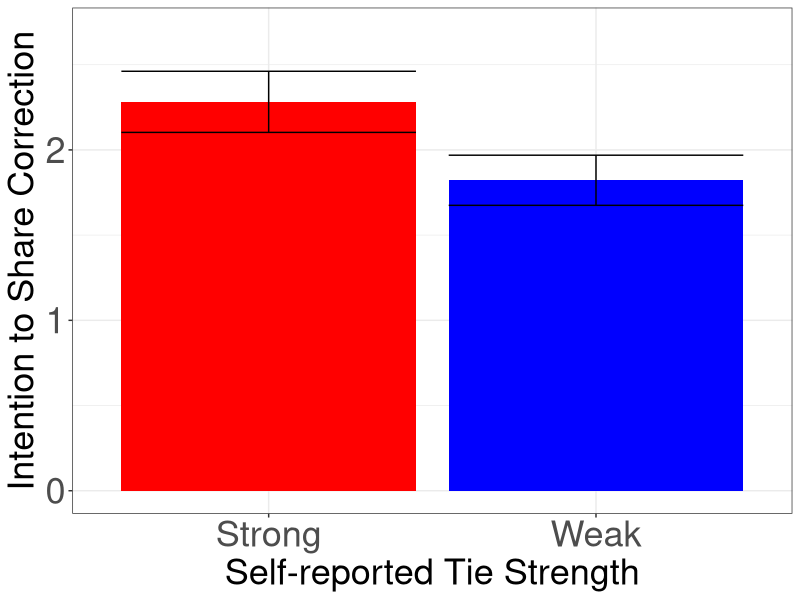
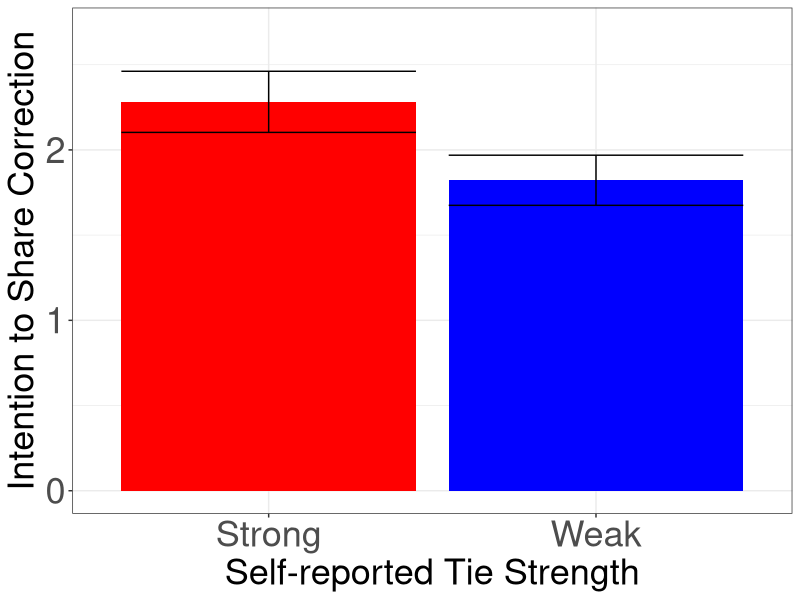

The R script that drew these images, in order:
library(ggplot2)

setwd("~/research/misinformation/")
tie_strength_df <- read.csv('./analysis/nigeria/debunk/tie_strength_data.csv')

# numeric measure
ggplot(tie_strength_df, aes(x=strength, mean, fill = strength)) +
  theme_bw() + theme(legend.position = "none", plot.title = element_text(hjust = 0.5)) +
  geom_bar(stat='identity', position='dodge') +
  geom_errorbar(aes(ymin = mean-1.95*se, ymax=mean+1.95*se)) +
  scale_fill_manual(values = c("red", "blue")) +
  labs(x="Self-reported Tie Strength", y="Intention to Share Correction") +
  coord_cartesian(ylim=c(0,2.7)) +
  theme(plot.title = element_blank(),
        axis.text.x = element_text(size=26),
        axis.text.y = element_text(size=26),
        axis.title.x = element_text(size=26),
        axis.title.y = element_text(size=26),
        legend.title = element_text(size=26), 
        legend.text = element_text(size=26))
ggsave("./results/nigeria/debunk/inferred_tie_strength_numeric_sharing.png",  width = 6, height = 6)
